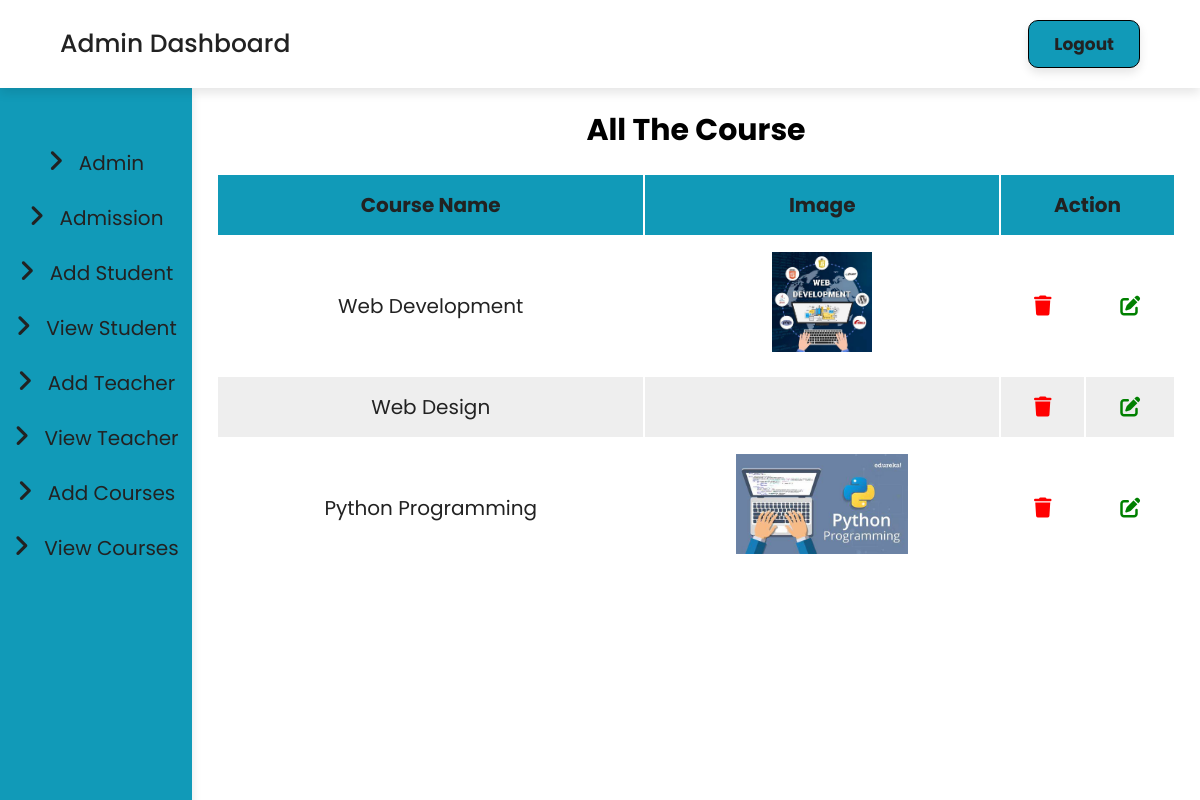
/view_course.php (signed in), run on the app's committed database.
### tables this page shows
CREATE TABLE `course` (
  `id` int(11) NOT NULL,
  `name` varchar(255) DEFAULT NULL,
  `image` varchar(255) DEFAULT NULL
);

### view_course.php (the view, shortened to what this page needs)
<?php
include 'config.php';
?>
<!DOCTYPE html>
<html lang="en">
<head>
    <link rel="stylesheet" href="https://cdnjs.cloudflare.com/ajax/libs/font-awesome/6.2.1/css/all.min.css">
    <link rel="stylesheet" href="css/admin.css">
</head>
<body>
    <?php
    include 'sidebar.php';
    ?>
    <div class="content">
        <h1>All the course</h1>
        <table class="table-data">
            <thead>
                <th>course name</th>
                <th>image</th>
                <th colspan="2">Action</th>
            </thead>
            <tbody>
                <?php
                $select = mysqli_query($conn, "SELECT * FROM `course`");
                if (mysqli_num_rows($select) > 0) {
                    while ($row = mysqli_fetch_assoc($select)) {
                        $id = $row['id'];
                ?>
                        <tr>
                            <td><?php echo $row['name']; ?></td>
                            <td><img src="<?php echo $row['image'] ?>" alt="" height="100"></td>
                            <td><?php echo "<a href='view_course.php? id= $id;'><i class='fas fa-trash' style = 'color:red'></i></a>";  ?></td>
                            <td><?php echo "<a href='update_course.php? id= $id;'><i class='fas fa-edit' style = 'color:green'></i></a>";  ?></td>
                        </tr>
                <?php
                    }
                }
                ?>
            </tbody>
        </table>
    </div>
</body>
</html>

### css/admin.css (style rules this page uses)
:root { --main-color:#119ab8; --black:#222; --white:#fff; --light-black:#777; --light-white:#fff9; --dark-bg:rgba(0,0,0,0.7); --light-bg:#eee; --border :.1rem solid rgba(0,0,0); --box-shadow:0 .5rem 1rem rgba(0,0,0,0.1); --text-shadow: 0 1.5rem 3rem rgba(0,0,0,0.3); }
* { font-family: 'Poppins', sans-serif; margin: 0; padding: 0; border: 0; outline: 0; box-sizing: border-box; text-decoration: none; text-transform: capitalize; }
html { font-size: 62.5%; overflow-x: hidden; }
div.content { width: 80%; margin-left: 18%; margin-top: 2rem; }
.table-data { margin-top: 2rem; width: 100%; text-align: center; }
.table-data thead th { padding: 1.5rem; font-size: 2rem; background: var(--main-color); color: var(--black); }
.table-data tr td { font-size: 2rem; padding: 1.5rem; color: var(--black); }
.table-data tr:nth-child(even) { background-color: var(--light-bg); }
.content h1 { text-align: center; font-size: 3rem; text-transform: capitalize; margin-bottom: 1rem; }

### data on the page
course: name "Web Development", image (picture)
course: name "Web Design"
course: name "Python Programming", image (picture)
